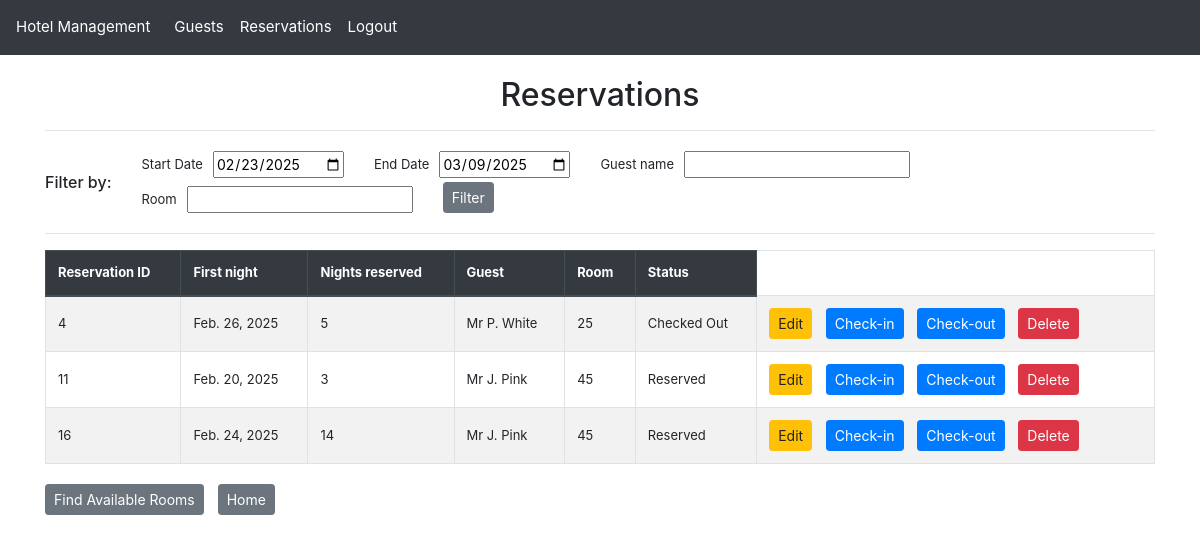
The app's page /reservation/ (signed in), older data.
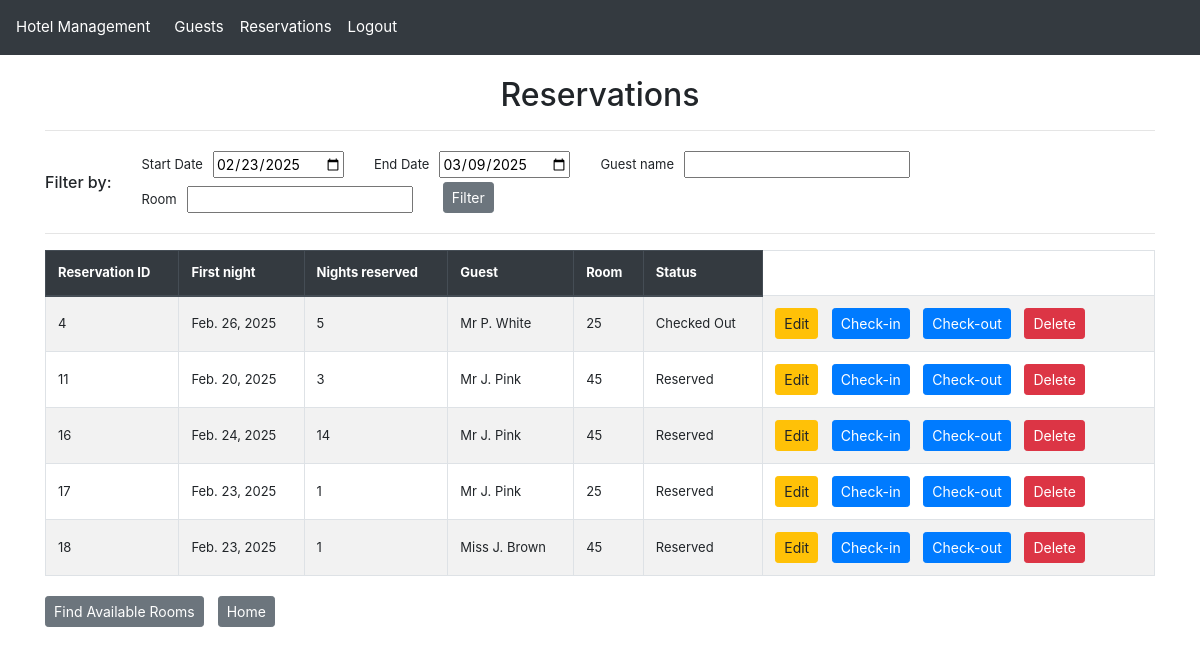
The same page, newer data.
### hotel_app/models.py (models this page shows, shortened)
class Reservation(models.Model):
    STATUS_CHOICES = [
        ("RE", "Reserved"),
        ("IN", "Checked In"),
        ("OT", "Checked Out"),
    ]
    reservation_id = models.AutoField(primary_key=True)
    guest = models.ForeignKey(Guest, null=True, on_delete=models.SET_NULL, related_name="reservations")
    room_number = models.ForeignKey(Room, null=True, on_delete=models.SET_NULL, related_name="reservations")
    reservation_date_time = models.DateTimeField()
    price = models.DecimalField(max_digits=6, decimal_places=2)
    amount_paid = models.DecimalField(max_digits=6, decimal_places=2)
    number_of_guests = models.PositiveSmallIntegerField()
    start_of_stay = models.DateField()
    length_of_stay = models.PositiveSmallIntegerField()
    status_code = models.CharField(max_length=2, choices=STATUS_CHOICES)
    notes = models.TextField(max_length=500, blank=True, null=True)

class Guest(models.Model):
    guest_id = models.AutoField(primary_key=True)
    title = models.CharField(max_length=10)
    first_name = models.CharField(max_length=50)
    last_name =  models.CharField(max_length=50)
    phone_number = models.CharField(max_length=11)
    email = models.EmailField(max_length=320)
    address_line1 = models.CharField(max_length=80)
    address_line2 = models.CharField(max_length=80, blank=True, null=True)
    city = models.CharField(max_length=80)
    county = models.CharField(max_length=80)
    postcode = models.CharField(max_length=8)
    @property
    def display_name(self):
        return f"{self.title} {self.first_name[0]}. {self.last_name}"

class Room(models.Model):
    room_number = models.IntegerField(primary_key=True, unique=True)
    room_type = models.ForeignKey(RoomType, null=True, on_delete=models.SET_NULL, related_name="rooms")
    def __str__(self):
        return f"{self.room_number}"

### hotel_app/views.py (the view)
# urls.py: path("reservation/", views.reservation_list_view, name="reservation_list"),  # List all Reservation
@login_required
def reservation_list_view(request):
    logger.info(f"Reservation List View - GET request = {request.GET}")
    start_date = request.GET.get('start_date', None)
    if start_date is None:
        start_date = request.session.get('reservations_default_start_date', timezone.now().date().strftime('%Y-%m-%d')) # default to today
    end_date = request.GET.get('end_date', None)
    if end_date is None:
        today_plus_two_weeks = datetime.now() + timedelta(weeks=2)
        end_date = request.session.get('reservations_default_end_date', today_plus_two_weeks.date().strftime('%Y-%m-%d')) # default to 2 weeks time
    last_name = request.GET.get('last_name', None)
    if last_name is None:
        last_name = request.session.get('reservations_default_last_name', '')  # default to empty
    room_number = request.GET.get('room_number', None)
    if room_number is None:
        room_number = request.session.get('reservations_default_room_number', '')  # default to empty
    request.session['reservations_default_start_date'] = start_date
    request.session['reservations_default_end_date'] = end_date
    request.session['reservations_default_last_name'] = last_name
    request.session['reservations_default_room_number'] = room_number
    reservations = Reservation.objects.all()
    reservation_filter = ReservationFilter(
        request.GET or {'start_date': start_date, 'end_date': end_date, 'last_name': last_name, 'room_number':room_number},
        queryset=reservations)
    return render(request, 'reservation_list.html', {'filter': reservation_filter})

### hotel_app/filters.py (called while the page is built)
    def filter_start_including_stay_length(self, queryset, name, value):
        queryset = queryset.annotate(
            days_between=ExpressionWrapper(
                ((F('start_of_stay') -value)/86400000000)+ F('length_of_stay'), output_field=IntegerField() # convert to whole days
            )
        )
        return queryset.filter(days_between__gte=0)

### hotel_app/templatetags/custom_filters.py (called while the page is built)
@register.filter(name='is_in_group')
def is_in_group(user, group_name):
    return user.groups.filter(name=group_name).exists()

### hotel_app/templates/reservation_list.html (shortened to what this page needs)
{% extends "base.html" %}
{% block content %}
    <h2 class="text-center">Reservations</h2>
    <hr>
    <div class="row align-items-center">
        <div class="col-auto text-center" style="font-size: 13px; vertical-align: middle;">
            <h6 class="fw-bold mb-0">Filter by:</h6>
        </div>
        <div class="col">
            <form method="get" class="row g-3">
                {% for field in filter.form %}
                <div class="col-md-auto d-flex align-items-center mt-1 mb-1">
                    <label for="{{ field.id_for_label }}" class="form-label fw-bold" style="font-size: 13px; margin-right: 10px; margin-bottom: 0; vertical-align: middle;">{{ field.label }}</label>
                    {{ field }}
                </div>
                {% endfor %}
                <div class="col-md-auto">
                    <button type="submit" class="btn btn-secondary btn-sm">Filter</button>
                </div>
            </form>
        </div>
    </div>
    <hr>
    <table class="table table-bordered table-striped ">
        <thead class="thead-dark">
            <tr>
                <th>Reservation ID</th>
                <th>First night</th>
                <th>Nights reserved</th>
                <th>Guest</th>
                <th>Room</th>
                <th>Status</th>
            </tr>
        </thead>
        <tbody>
            {% for reservation in filter.qs %}
            <tr>
                <td>{{ reservation.reservation_id }} </td>
                <td>{{ reservation.start_of_stay }} </td>
                <td>{{ reservation.length_of_stay }} </td>
                <td>{{ reservation.guest.display_name }} </td>
                <td>{{ reservation.room_number }} </td>
                <td>{{ reservation.get_status_code_display }} </td>
                <td>
                    <div class="button-group">
                        <a href="{% url 'reservation_update' reservation.reservation_id %}" class="btn btn-warning btn-sm" >Edit</a>
                        <a href="{% url 'reservation_update' reservation.reservation_id %}?status_code=IN" class="btn btn-primary btn-sm" >Check-in</a>
                        <a href="{% url 'reservation_update' reservation.reservation_id %}?status_code=OT" class="btn btn-primary btn-sm" >Check-out</a>
                        <a href="{% url 'reservation_delete' reservation.reservation_id %}" class="btn btn-danger btn-sm" >Delete</a>
                    </div>
                </td>
            </tr>
            {% endfor %}
        </tbody>
    </table>
{% endblock %}
{% block footer %}
<div class="button-group">
    <a href="{% url 'available_rooms_list' %}" class="btn btn-secondary btn-sm">Find Available Rooms</a>
    <a href="{% url 'home' %}" class="btn btn-secondary btn-sm">Home</a>
</div>
{% endblock %}

### hotel_app/templates/base.html (shortened to what this page needs)
{% load custom_filters %}
{% load static %}
<!DOCTYPE html>
<html lang="en">
<head>
    <link rel="stylesheet" href="{% static 'css/bootstrap.min.css' %}">
    <link rel="stylesheet" type="text/css" href="{% static 'css/styles.css' %}">
</head>
<body>
    <nav class="navbar navbar-expand-lg navbar-dark fixed-top">
        <a class="navbar-brand" href="{% url 'home' %}">Hotel Management</a>
        <div class="collapse navbar-collapse" id="navbarNav">
            <ul class="navbar-nav">
                {% if user.is_authenticated %}
                <li class="nav-item">
                    <a class="nav-link" href="{% url 'guest_list' %}">Guests</a>
                </li>
                <li class="nav-item">
                    <a class="nav-link" href="{% url 'reservation_list' %}">Reservations</a>
                </li>
                <li class="nav-item"><a class="nav-link" href="{% url 'logout' %}">Logout</a></li>
                {% else %}
                    <li class="nav-item"><a class="nav-link" href="{% url 'login' %}">Login</a></li>
                {% endif %}
            </ul>
        </div>
    </nav>
    <div class="container">
        {% block content %}{% endblock  %}
    </div>
    <div class="container">
        {% block footer %}{% endblock  %}
    </div>
</body>
</html>

### static/css/styles.css (style rules this page uses)
body { padding-top: 56px; font-size: 14px; }
.navbar { background-color: #343a40; }
.navbar-brand, .nav-link { color: #fff !important; font-size: 15px; }
.container { margin-top: 20px; font-size: 14px; }
.table th, .table td { vertical-align: middle; font-size: 13px; }
.button-group a, button { margin-right: 10px; }

Row changes from the older to the newer data that the page shows:
added Reservation: reservation_id "17", start_of_stay "Feb. 23, 2025", length_of_stay "1", guest.display_name "Mr J. Pink", room_number "25", status_code "Reserved"
added Reservation: reservation_id "18", start_of_stay "Feb. 23, 2025", length_of_stay "1", guest.display_name "Miss J. Brown", room_number "45", status_code "Reserved"
